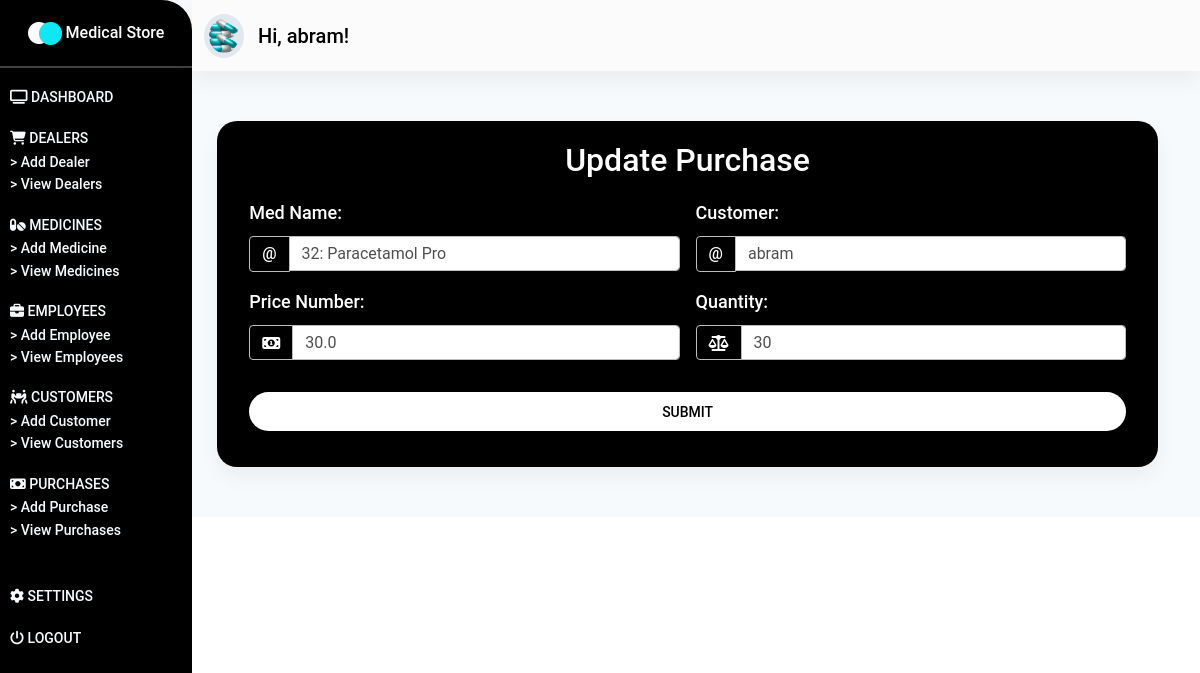
Page /purchases/update-purchase/1/ (signed in) on the earlier database version.
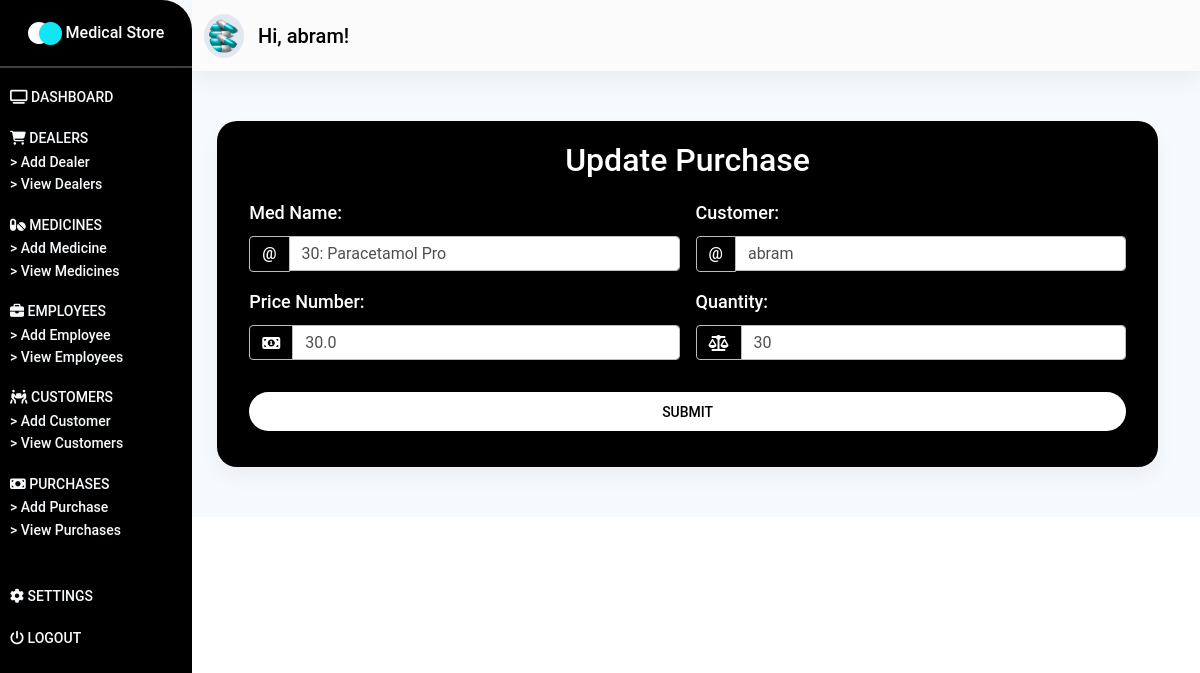
Same page on the later database version.
### store/models.py (models this page shows, shortened)
class Medicine(models.Model):
    med_code = models.IntegerField()
    med_name = models.CharField(max_length=50)
    dealer_name = models.ForeignKey(Dealer, on_delete=models.CASCADE)
    price = models.FloatField()
    stock = models.IntegerField()
    description = models.TextField()
    def __str__(self):
        return f"{self.med_code}: {self.med_name}"

### store/views.py (the view, shortened to what this page needs)
# urls.py: path('purchases/update-purchase/<int:pk>/', update_purchase, name="update-purchase"),
@login_required(login_url="/login/")
def update_purchase(request, pk):
    purchase = Purchase.objects.get(id=pk)
    form = UpdatePurchaseForm(instance=purchase)
    context = {
        "form": form,
    }
    return render(request, "store/update-purchase.html", context)

### store/templates/store/update-purchase.html (shortened to what this page needs)
{% extends 'store/base.html' %}
{% load static %}
{% block content %}
    <section id="dashboard_section" class="dashboard_section">
        {% include "store/_dashboard-admin.html" %}
        <div class="container-fluid">
            <div class="add_dealer">
                <div class="purchase__card card">
                    <p class="h2">
                        Update Purchase
                    </p>
                    <div class="add__dealer__form">
                        <div class="container">
                            <form class="row g-3 needs-validation" method="POST">
                                <div class="col-md-6">
                                    <label for="validationCustomMedName" class="form-label">
                                        Med Name:
                                    </label>
                                    <div class="input-group">
                                        <span class="input-group-text" id="inputGroupPrepend">@</span>
                                        {{ form.med_name }}
                                    </div>
                                </div>
                                <div class="col-md-6">
                                    <label for="validationCustomCustomerName" class="form-label">
                                        Customer:
                                    </label>
                                    <div class="input-group">
                                        <span class="input-group-text" id="inputGroupPrepend">@</span>
                                        {{ form.customer }}
                                    </div>
                                </div>
                                <div class="col-md-6">
                                    <label for="validationPriceNumber" class="form-label">
                                        Price Number:
                                    </label>
                                    <div class="input-group">
                                        <span class="input-group-text" id="inputGroupPrepend">
                                            <i class="fa fa-money" aria-hidden="true"></i>
                                        </span>
                                        {{ form.price_number }}
                                    </div>
                                </div>
                                <div class="col-md-6">
                                    <label for="validationQuantity" class="form-label">
                                        Quantity:
                                    </label>
                                    <div class="input-group">
                                        <span class="input-group-text" id="inputGroupPrepend">
                                            <i class="fa fa-balance-scale" aria-hidden="true"></i>
                                        </span>
                                        {{ form.quantity }}
                                    </div>
                                </div>
                                <div class="col-12 pt-3">
                                    <div class="col-12 pb-3">
                                        <button class="btn btn-block login-button" type="submit">
                                            Submit
                                        </button>
                                    </div>
                                </div>
                            </form>
                        </div>
                    </div>
                </div>
            </div>
        </div>
    </section>
{% endblock content %}

Differences in the rows shown:
changed Medicine: med_name "32: Paracetamol Pro" → "30: Paracetamol Pro"
